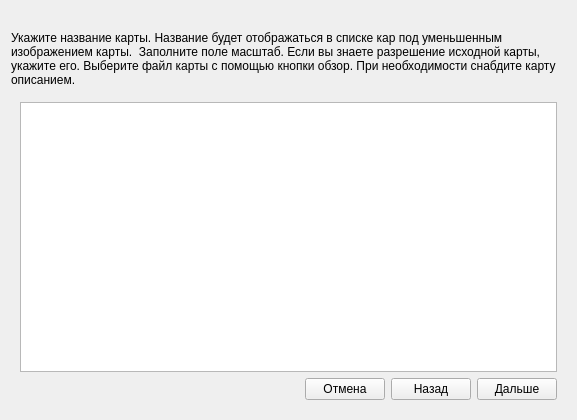
<?xml version="1.0" encoding="UTF-8"?>
<ui version="4.0">
 <class>MapSettings</class>
 <widget class="QDialog" name="MapSettings">
  <property name="geometry">
   <rect>
    <x>0</x>
    <y>0</y>
    <width>577</width>
    <height>420</height>
   </rect>
  </property>
  <property name="windowTitle">
   <string>Dialog</string>
  </property>
  <layout class="QVBoxLayout" name="verticalLayout">
   <item>
    <widget class="QLabel" name="stepImageLabel">
     <property name="text">
      <string/>
     </property>
     <property name="pixmap">
      <pixmap resource="resourses.qrc">:/resourses/icons/step_1.png</pixmap>
     </property>
     <property name="alignment">
      <set>Qt::AlignmentFlag::AlignCenter</set>
     </property>
    </widget>
   </item>
   <item>
    <widget class="QLabel" name="descriptionLabel">
     <property name="text">
      <string>Укажите название карты. Название будет отображаться в списке кар под уменьшенным изображением карты.  Заполните поле масштаб. Если вы знаете разрешение исходной карты, укажите его. Выберите файл карты с помощью кнопки обзор. При необходимости снабдите карту описанием.</string>
     </property>
     <property name="wordWrap">
      <bool>true</bool>
     </property>
    </widget>
   </item>
   <item>
    <widget class="QStackedWidget" name="stackedWidget">
     <property name="currentIndex">
      <number>1</number>
     </property>
     <widget class="QWidget" name="page_1">
      <layout class="QGridLayout" name="gridLayout">
       <item row="1" column="3" colspan="3">
        <spacer name="horizontalSpacer">
         <property name="orientation">
          <enum>Qt::Orientation::Horizontal</enum>
         </property>
         <property name="sizeHint" stdset="0">
          <size>
           <width>301</width>
           <height>20</height>
          </size>
         </property>
        </spacer>
       </item>
       <item row="5" column="4">
        <widget class="QPushButton" name="cancellButton">
         <property name="text">
          <string>Отмена</string>
         </property>
        </widget>
       </item>
       <item row="0" column="0">
        <widget class="QLabel" name="label">
         <property name="text">
          <string>Названике карты</string>
         </property>
        </widget>
       </item>
       <item row="3" column="5">
        <widget class="QPushButton" name="selectButton">
         <property name="text">
          <string>Обзор</string>
         </property>
        </widget>
       </item>
       <item row="2" column="1">
        <widget class="QLineEdit" name="lineEdit">
         <property name="sizePolicy">
          <sizepolicy hsizetype="Maximum" vsizetype="Fixed">
           <horstretch>0</horstretch>
           <verstretch>0</verstretch>
          </sizepolicy>
         </property>
         <property name="minimumSize">
          <size>
           <width>80</width>
           <height>0</height>
          </size>
         </property>
         <property name="maximumSize">
          <size>
           <width>100</width>
           <height>16777215</height>
          </size>
         </property>
        </widget>
       </item>
       <item row="3" column="0">
        <widget class="QLabel" name="label_3">
         <property name="text">
          <string>Путь до карты</string>
         </property>
        </widget>
       </item>
       <item row="4" column="1" colspan="5">
        <widget class="QPlainTextEdit" name="descEdit"/>
       </item>
       <item row="1" column="0">
        <widget class="QLabel" name="label_2">
         <property name="text">
          <string>Масштаб карты</string>
         </property>
        </widget>
       </item>
       <item row="0" column="1" colspan="5">
        <widget class="QLineEdit" name="nameEdit"/>
       </item>
       <item row="5" column="5">
        <widget class="QPushButton" name="addButton">
         <property name="text">
          <string>Дальше</string>
         </property>
        </widget>
       </item>
       <item row="1" column="1">
        <widget class="QLineEdit" name="sizeEdit">
         <property name="sizePolicy">
          <sizepolicy hsizetype="Maximum" vsizetype="Fixed">
           <horstretch>0</horstretch>
           <verstretch>0</verstretch>
          </sizepolicy>
         </property>
         <property name="minimumSize">
          <size>
           <width>80</width>
           <height>0</height>
          </size>
         </property>
         <property name="maximumSize">
          <size>
           <width>100</width>
           <height>16777215</height>
          </size>
         </property>
        </widget>
       </item>
       <item row="5" column="1" colspan="3">
        <spacer name="horizontalSpacer_2">
         <property name="orientation">
          <enum>Qt::Orientation::Horizontal</enum>
         </property>
         <property name="sizeHint" stdset="0">
          <size>
           <width>273</width>
           <height>20</height>
          </size>
         </property>
        </spacer>
       </item>
       <item row="3" column="1" colspan="4">
        <widget class="QLineEdit" name="pathEdit"/>
       </item>
       <item row="4" column="0">
        <widget class="QLabel" name="label_4">
         <property name="text">
          <string>Описание</string>
         </property>
         <property name="alignment">
          <set>Qt::AlignmentFlag::AlignLeading|Qt::AlignmentFlag::AlignLeft|Qt::AlignmentFlag::AlignTop</set>
         </property>
        </widget>
       </item>
       <item row="2" column="0">
        <widget class="QLabel" name="label_6">
         <property name="text">
          <string>Разрешение</string>
         </property>
        </widget>
       </item>
       <item row="1" column="2">
        <widget class="QLabel" name="label_7">
         <property name="text">
          <string>метров в одном сантиметре</string>
         </property>
        </widget>
       </item>
       <item row="2" column="2">
        <widget class="QLabel" name="label_8">
         <property name="text">
          <string>пикселей в одном сатниметре</string>
         </property>
        </widget>
       </item>
      </layout>
     </widget>
     <widget class="QWidget" name="page_2">
      <layout class="QGridLayout" name="gridLayout_2">
       <item row="0" column="0" colspan="4">
        <widget class="QGraphicsView" name="graphicsView"/>
       </item>
       <item row="1" column="0">
        <spacer name="horizontalSpacer_3">
         <property name="orientation">
          <enum>Qt::Orientation::Horizontal</enum>
         </property>
         <property name="sizeHint" stdset="0">
          <size>
           <width>295</width>
           <height>20</height>
          </size>
         </property>
        </spacer>
       </item>
       <item row="1" column="1">
        <widget class="QPushButton" name="pushButton">
         <property name="text">
          <string>Отмена</string>
         </property>
        </widget>
       </item>
       <item row="1" column="2">
        <widget class="QPushButton" name="pushButton_2">
         <property name="text">
          <string>Назад</string>
         </property>
        </widget>
       </item>
       <item row="1" column="3">
        <widget class="QPushButton" name="pushButton_3">
         <property name="text">
          <string>Дальше</string>
         </property>
        </widget>
       </item>
      </layout>
     </widget>
     <widget class="QWidget" name="page_3">
      <layout class="QGridLayout" name="gridLayout_3">
       <item row="0" column="0">
        <widget class="QSpinBox" name="metrsSpinBox">
         <property name="maximum">
          <number>100000</number>
         </property>
        </widget>
       </item>
       <item row="0" column="1">
        <widget class="QLabel" name="label_10">
         <property name="text">
          <string>метров</string>
         </property>
        </widget>
       </item>
       <item row="0" column="2">
        <widget class="QPushButton" name="pushButton_9">
         <property name="text">
          <string>Применить</string>
         </property>
        </widget>
       </item>
       <item row="0" column="3" colspan="4">
        <spacer name="horizontalSpacer_6">
         <property name="orientation">
          <enum>Qt::Orientation::Horizontal</enum>
         </property>
         <property name="sizeHint" stdset="0">
          <size>
           <width>308</width>
           <height>20</height>
          </size>
         </property>
        </spacer>
       </item>
       <item row="1" column="0" colspan="7">
        <widget class="QGraphicsView" name="graphicsView_2"/>
       </item>
       <item row="2" column="0" colspan="4">
        <spacer name="horizontalSpacer_4">
         <property name="orientation">
          <enum>Qt::Orientation::Horizontal</enum>
         </property>
         <property name="sizeHint" stdset="0">
          <size>
           <width>295</width>
           <height>20</height>
          </size>
         </property>
        </spacer>
       </item>
       <item row="2" column="4">
        <widget class="QPushButton" name="pushButton_4">
         <property name="text">
          <string>Отмена</string>
         </property>
        </widget>
       </item>
       <item row="2" column="5">
        <widget class="QPushButton" name="pushButton_5">
         <property name="text">
          <string>Назад</string>
         </property>
        </widget>
       </item>
       <item row="2" column="6">
        <widget class="QPushButton" name="pushButton_6">
         <property name="text">
          <string>Сохранить</string>
         </property>
        </widget>
       </item>
      </layout>
     </widget>
    </widget>
   </item>
  </layout>
 </widget>
 <resources>
  <include location="resourses.qrc"/>
 </resources>
 <connections/>
</ui>
